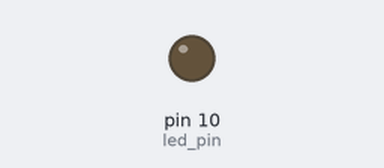
A sketch run on a simulated Arduino Uno, built with avr-gcc and run on an emulated ATmega328P. Parts: output pins drawn as LEDs (lit = HIGH).

Above: at 0.15 s.
Timing chart, 0 to 1.6 s (numbered marks = the images above):
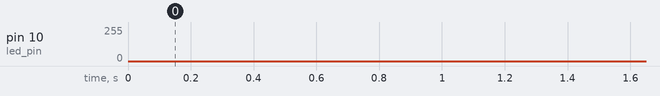

The sketch:

redledblinking.ino
```cpp
int led_pin = 10;
int led_brightness = 0;
bool increasing = true;

void setup(){
    pinMode(led_pin, OUTPUT);
}

void loop(){
  if(increasing == true){
    // increase brightness value
    led_brightness = led_brightness + 1;
  }
  else{
    // decrease brightness value
    led_brightness = led_brightness - 1;
  }


  // if maximum brightness reached, start reducing brightness
  if(led_brightness >= 255){
    increasing = false;
  }
  // if minimum brightness reached, start increasing brightness
  else if(led_brightness <= 0){
    increasing = true;
  }

  // set the brightness of the led using the brightness value
  analogWrite(led_pin, led_brightness);

  // set a delay before changing brightness again
  delay(5);
}
```
